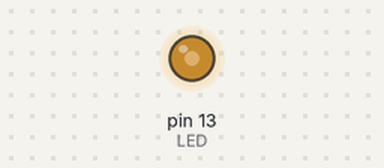
A sketch run on a simulated Arduino Uno, built with avr-gcc and run on an emulated ATmega328P. On the bench: output pins drawn as LEDs (lit = HIGH). What the sketch prints to the serial monitor is not drawn.

Above: at 0.1 s.
Timing chart, 0 to 1.6 s (numbered marks = the images above):
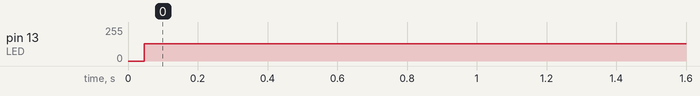

Measured:
- by itself, pin 13 (LED): 0/255 → 129/255 at 0.05 s

The sketch:

Timer2_CTC_Mode_2ms.ino
```cpp
#define LED  13

// Volatile Variables
volatile unsigned char gISRFlag1   = 0;

byte gTimerCounter = 125;  //2ms
char toggled = 0;

/**
 * @brief Setup peripherals and timers
 * @param
 * @return
 */
void setup() {
  // LEDs Pins
  pinMode(LED, OUTPUT);

  Serial.begin(115200);
  uint32_t cpuFrequency = F_CPU;
  Serial.println(cpuFrequency);

  // Initialize Timer2 (8bit)
  // Speed of Timer2 = 16MHz/256 = 62.5 KHz
  noInterrupts();
  TCCR2A = 0;
  TCCR2B = 0;
  OCR2A = gTimerCounter; // compare match register 16MHz/256
  TCCR2A |= (1<<WGM21);   // CTC mode
  // Start Timer by setting the prescaler
  TCCR2B |= (1<<CS22) | (1<<CS21);    // 256 prescaler
  TIMSK2 |= (1<<OCIE2A);  // enable timer compare interrupt
  interrupts();
}

/**
 * @brief Timer 2 ISR
 * @param TIMER2_COMPA_vect
 * @return
 */
ISR(TIMER2_COMPA_vect)  // Timer2 interrupt service routine (ISR)
{
  gISRFlag1 = 1;
}

/**
 * @brief Main Loop
 * @param
 * @return
 */
void loop()
{

  // Attend Button 2 ISR
  if(gISRFlag1 == 1)
  {
    // Clear Flag
    gISRFlag1 = 0;

    // Toggle LED
    toggled = !toggled;
    digitalWrite(LED, toggled);
  }
}
```
